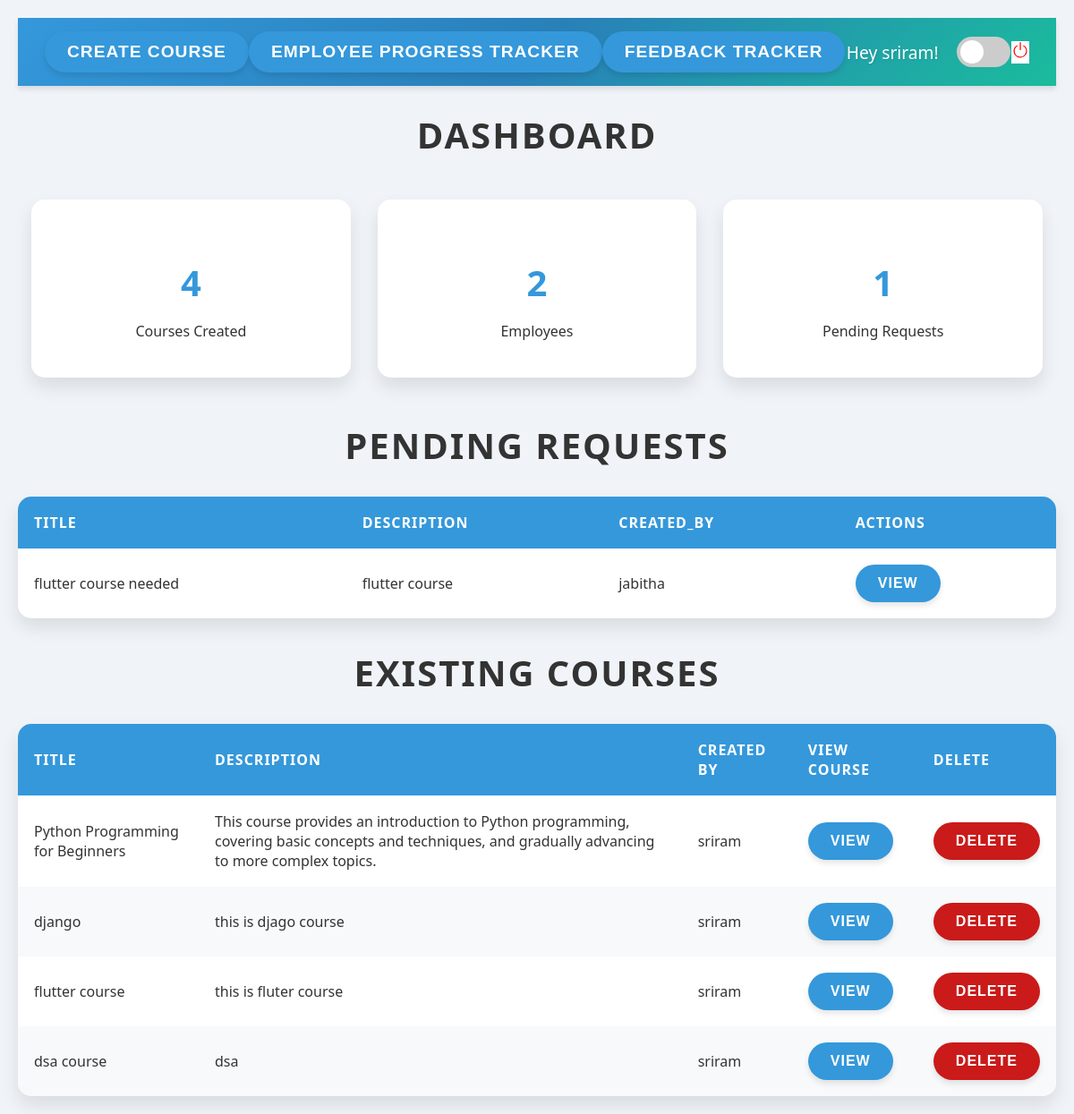
Page /dashboard/Admin/1/ (signed in) on the committed database.
### authentication/models.py (models this page shows, shortened)
class User(models.Model):
    name = models.CharField(max_length=100)
    email = models.EmailField(unique=True)
    password = models.CharField(max_length=255)
    role = models.ForeignKey(Role, on_delete=models.CASCADE)
    def __str__(self):
        return self.name

### dashboards/models.py (models this page shows, shortened)
class TrainingRequest(models.Model):
    request_id = models.AutoField(primary_key=True)
    title = models.CharField(max_length=255)
    description = models.TextField(null=True, blank=True)
    status = models.CharField(
        max_length=10,
        choices=[('Pending', 'Pending'),
                 ('Approved', 'Approved'),
                 ('Rejected', 'Rejected')],
        default='Pending'
    )
    account_manager = models.ForeignKey(
        'authentication.User',
        on_delete=models.CASCADE,
        limit_choices_to={'role__role_name': 'Manager'}
    )
    course_duration = models.PositiveIntegerField(help_text="Duration in days")  # New field
    employee_count = models.PositiveIntegerField(help_text="Number of employees involved")  # New field
    created_at = models.DateTimeField(auto_now_add=True)

class Course(models.Model):
    course_id = models.AutoField(primary_key=True)
    title = models.CharField(max_length=255, unique=True)
    description = models.TextField(null=True, blank=True)
    created_by = models.ForeignKey(
        'authentication.User',
        on_delete=models.CASCADE,
        limit_choices_to={'role__role_name': 'Admin'},
        related_name='created_courses'
    )
    created_at = models.DateTimeField(auto_now_add=True)
    employees = models.ManyToManyField(
        'authentication.User',
        related_name='enrolled_courses',
        limit_choices_to={'role__role_name': 'Employee'},
        blank=True
    )

### dashboards/views.py (the view)
# urls.py: path('Admin/<int:user_id>/', views.Admin_view, name='Admin'),
@role_required(allowed_roles=['Admin'])
def Admin_view(request, user_id):
    admin = get_object_or_404(User, id=user_id)
    if request.method == 'POST' and 'delete_course' in request.POST:
        course_id = request.POST.get('course_id')
        course = get_object_or_404(Course, course_id=course_id)
        course.delete()
        return redirect('Admin', user_id=user_id)  # Redirect to the admin page after deletion
    context = {
        'admin': admin,
        'user_id': user_id,
        'courses_count': Course.objects.all().count(),
        'pending_count': TrainingRequest.objects.filter(status='Pending').count(),
        'employees_count': User.objects.filter(role=Role.objects.get(role_name='Employee').id).count(),
        'pending_requests': TrainingRequest.objects.filter(status='Pending'),
        'courses': Course.objects.all(),
    }
    return render(request, 'dashboards/Admin.html', context)

### dashboards/templates/dashboards/Admin.html (shortened to what this page needs)
{% load static %}
<!DOCTYPE html>
<html lang="en">
<head>
  <link rel="stylesheet" href="{% static 'css/admin.css' %}?v=1.0">
</head>
<body>
  <div id="app">
    <div id="dashboard-page" class="page active">
      <nav>
        <span>
          <a href="{% url 'create_course' user_id %}"><button>create course</button></a>
          <a href="{% url 'employee_progress' %}"><button>Employee Progress Tracker</button></a>
          <a href="{% url 'feedback_tracker' user_id %}"><button>Feedback Tracker</button></a>
        </span>
        <span>
          Hey {{admin.name}}!
          <label class="theme-switch">
            <span class="slider"></span>
          </label>
        </span>
        <a href="{% url 'home'%}" class="logout" style="background-color: white;">
          <svg xmlns="http://www.w3.org/2000/svg" width="20" height="20" fill="red" class="bi bi-power" viewBox="0 0 16 16">
            <path d="M7.5 1v7h1V1z"/>
            <path d="M3 8.812a5 5 0 0 1 2.578-4.375l-.485-.874A6 6 0 1 0 11 3.616l-.501.865A5 5 0 1 1 3 8.812"/>
          </svg>
        </a>
      </nav>
      <h1>Dashboard</h1>
      <div class="dashboard-metrics">
        <div>
          <h3>{{courses_count}}</h3>
          <p>Courses Created</p>
        </div>
        <div>
          <h3>{{employees_count}}</h3>
          <p>Employees</p>
        </div>
        <div>
          <h3>{{pending_count}}</h3>
          <p>Pending Requests</p>
        </div>
      </div>
      <div>
        <h2>Pending Requests</h2>
        <table id="pending-requests">
          <thead>
              <tr>
                <th>title</th>
                <th>description</th>
                <th>created_by</th>
                <th>Actions</th>
              </tr>
        </thead>
        <tbody>
          {% for item in pending_requests %}
            <tr>
                <td>{{ item.title }}</td>
                <td>{{ item.description }}</td>
                <td>{{item.account_manager}}</td>
                <td><a href="{% url 'admin_action' user_id=user_id request_id=item.request_id %}"><button>View</button></a></td>
            </tr>
            {% empty %}
            <tr>
                <td colspan="4">No data available</td>
            </tr>
            {% endfor %}
        </tbody>
        </table>
        <h2>Existing Courses</h2>
        <table id="existing-courses">
          <thead>
              <tr>
                  <th>Title</th>
                  <th>Description</th>
                  <th>Created By</th>
                  <th>View Course</th>
                  <th>Delete</th>
              </tr>
          </thead>
          <tbody>
              {% for item in courses %}
              <tr>
                  <td>{{ item.title }}</td>
                  <td>{{ item.description }}</td>
                  <td>{{ item.created_by }}</td>
                  <td><a href="{% url 'view_course' course_id=item.course_id user_id=user_id %}"><button>View</button></a></td>
                  <td>
                      <form method="POST" action="{% url 'Admin' user_id=admin.id %}">
                          <button type="submit" name="delete_course" style="background-color: rgb(202, 26, 26);">Delete</button>
                      </form>
                  </td>
              </tr>
              {% empty %}
              <tr>
                  <td colspan="4">No data available</td>
              </tr>
              {% endfor %}
          </tbody>
      </table>
  </div>
</body>
</html>

### dashboards/static/css/admin.css (style rules this page uses)
:root { --bg-color: #f0f4f8; --text-color: #333; --nav-bg: linear-gradient(135deg, #3498db, #2980b9, #1abc9c); --card-bg: white; --card-shadow: 0 10px 20px rgba(0,0,0,0.1); --button-bg: #3498db; --button-hover: #2980b9; --table-header-bg: #3498db; --table-even-row: #f8f9fa; }
body { font-family: 'Segoe UI', Tahoma, Geneva, Verdana, sans-serif; margin: 0; padding: 0; background: var(--bg-color); color: var(--text-color); transition: all 0.5s ease; }
.page { display: none; padding: 20px; animation: fadeIn 0.7s; }
.page.active { display: block; }
nav { display: flex; justify-content: space-between; align-items: center; padding: 15px 30px; background: var(--nav-bg); color: white; box-shadow: 0 4px 6px rgba(0,0,0,0.1); }
nav span { display: flex; align-items: center; font-size: 1.2em; text-shadow: 1px 1px 2px rgba(0,0,0,0.1); }
.dashboard-metrics { display: flex; justify-content: space-around; flex-wrap: wrap; }
.dashboard-metrics div { margin: 15px; padding: 25px; background: var(--card-bg); color: var(--text-color); border-radius: 15px; box-shadow: var(--card-shadow); transition: all 0.3s ease; flex: 1; min-width: 200px; text-align: center; }
.dashboard-metrics h3 { font-size: 2.5em; margin-bottom: 10px; color: #3498db; }
table { width: 100%; border-collapse: separate; border-spacing: 0; margin-top: 30px; background: var(--card-bg); border-radius: 15px; overflow: hidden; box-shadow: var(--card-shadow); }
table th, table td { padding: 18px; text-align: left; }
table th { background: var(--table-header-bg); color: white; font-weight: bold; text-transform: uppercase; letter-spacing: 1px; }
table tr:nth-child(even) { background-color: var(--table-even-row); }
button { padding: 12px 25px; background: var(--button-bg); color: white; border: none; border-radius: 25px; cursor: pointer; transition: all 0.3s ease; font-size: 1em; font-weight: bold; text-transform: uppercase; letter-spacing: 1px; box-shadow: 0 4px 6px rgba(0,0,0,0.1); }
h1, h2 { color: var(--text-color); margin-bottom: 30px; font-size: 2.5em; text-align: center; text-transform: uppercase; letter-spacing: 2px; }
.theme-switch { position: relative; display: inline-block; width: 60px; height: 34px; margin-left: 20px; }
.slider { position: absolute; cursor: pointer; top: 0; left: 0; right: 0; bottom: 0; background-color: #ccc; transition: .4s; border-radius: 34px; }
.slider:before { position: absolute; content: ""; height: 26px; width: 26px; left: 4px; bottom: 4px; background-color: white; transition: .4s; border-radius: 50%; }

### rows in the picture
User: name "sriram"
TrainingRequest: title "flutter course needed", description "flutter course", account_manager "jabitha"
Course: title "Python Programming for Beginners", description "This course provides an introduction to Python programming, covering basic concepts and techniques, and gradually advancing to more complex topics.", created_by "sriram"
Course: title "django", description "this is djago course", created_by "sriram"
Course: title "flutter course", description "this is fluter course", created_by "sriram"
Course: title "dsa course", description "dsa", created_by "sriram"

### other values in the picture
{{ courses_count }} "4"
{{ employees_count }} "2"
{{ pending_count }} "1"
